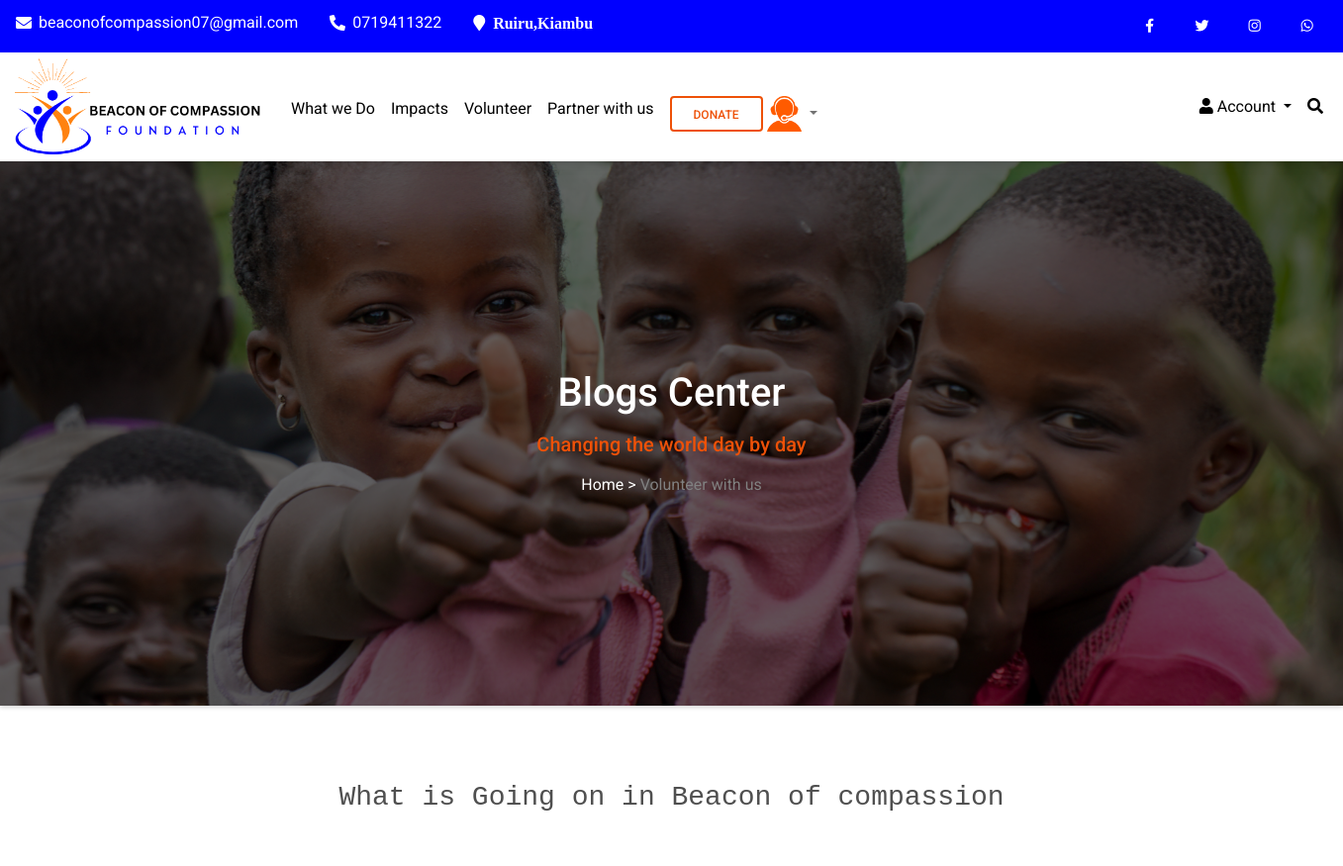
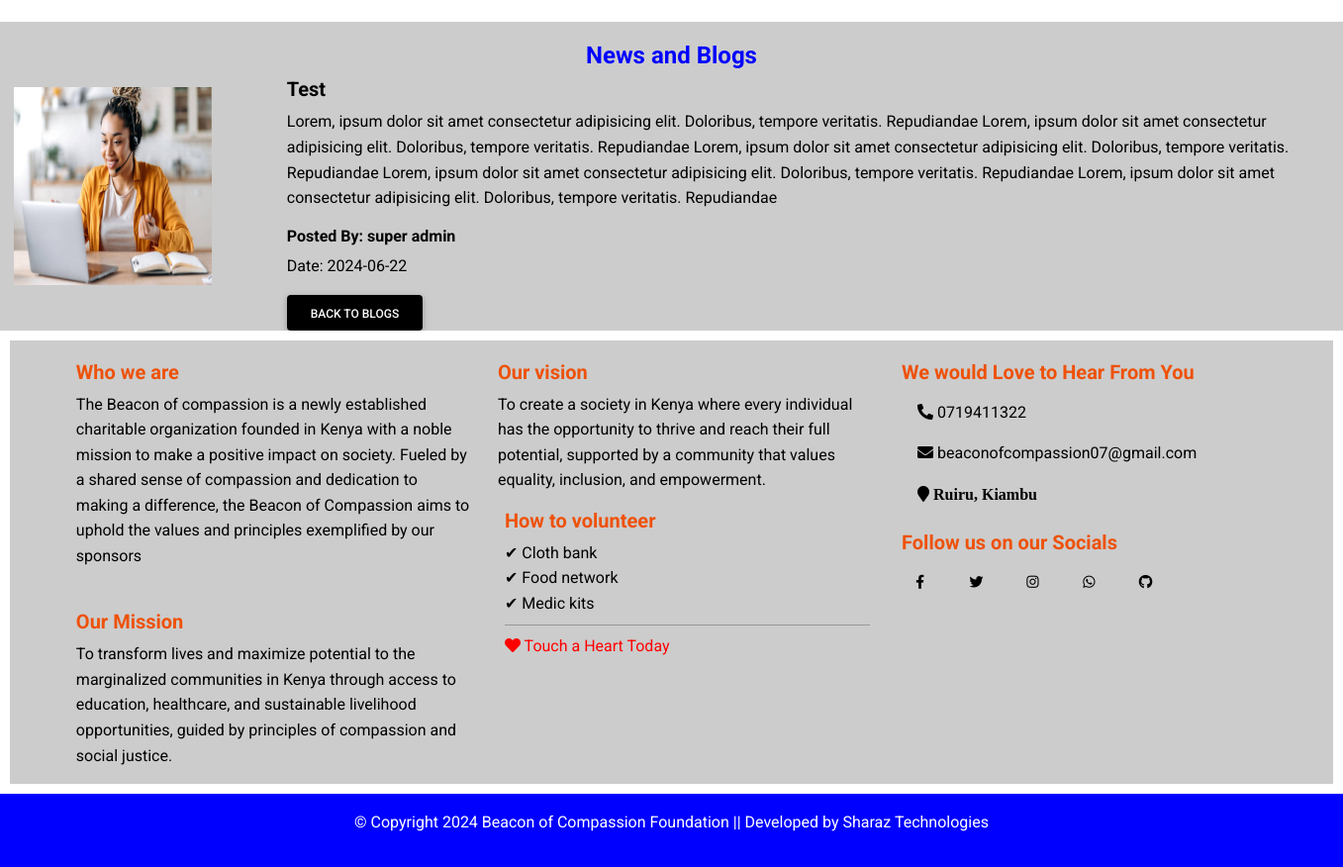
/Site/services/blog.php?blog=5, run on the app's committed database (2 pictures, top to bottom).
### tables this page shows
CREATE TABLE `blogs` (
  `id` int(11) NOT NULL,
  `blogtitle` varchar(100) NOT NULL,
  `dateposted` varchar(100) NOT NULL,
  `bloginfo` varchar(500) NOT NULL,
  `postedby` varchar(100) NOT NULL,
  `blogimage` varchar(100) NOT NULL,
  `ext` varchar(50) NOT NULL
);

### Site/services/blog.php (the view, shortened to what this page needs)
<!DOCTYPE html>
<html lang="en">
  <head>
    <link
      rel="stylesheet"
      href="https://use.fontawesome.com/releases/v5.15.2/css/all.css"
    />
    <link href="https://cdn.jsdelivr.net/npm/bootstrap@5.0.2/dist/css/bootstrap.min.css" rel="stylesheet">
    <link href="../css/cart.css" type="text/css" rel="stylesheet" />
    <link rel="stylesheet" href="../css/styles.css" />
    <link rel="stylesheet" href="../css/extrastyles.css" />
    <link rel="stylesheet" href="../css/modified-styles.css" />
  </head>
  <body>
    <header>
      <?php require_once '../php/includes/header3.php'; ?>
      <div class="slideshow-container">
      <div class="p-5 text-center bg-image shadow-1-strong"
        style="background-image: url('../img/kids.jpg'); height: 550px;">
        <div class="mask" style="background-color: rgba(0, 0, 0, 0.6)">
          <div class="d-flex justify-content-center align-items-center h-100">
            <div class="text-white">
              <h1 class="mb-3">Blogs Center</h1>
              <h5 class="mb-3" style="color:rgb(238, 81, 8);">
                  Changing the world day by day
              <a class="links" style="color:white;" href="index.php">Home</a> > <a class="links quick-link" style="color:grey;" href="volunteer.php">Volunteer with us</a>
            </div>
          </div>
        </div>
      </div>
    </div>
      <br>
    </header>
    <br><br>
    <div class="sharaz-store" style="marging-left:auto;margin-right:auto;display:block;text-align:center;">
      <h3 style="font-family: 'Courier New', Courier, monospace;">What is Going on in Beacon of compassion</h3>
    </div>
    <main class="mt-5">
    <br>
        <div class="news-blogs" style="background-color:rgba(0, 0, 0, 0.2);padding-top:20px;">
          <div class="header"style="margin:auto;display:block;text-align:center;">
            <h4 style="color:blue; font-weight:bolder;">News and Blogs</h4>
          </div>
          <div class="row row-blog" style="overflow:scroll;color:black;">
            <div class="blog">
            <?php
            require_once '../php/includes/config.php';
            $sql="SELECT * FROM blogs where id = '" .$_GET["blog"] . "' ";
            $stmt = $DBH->prepare($sql);
            $stmt->execute();
            while($row = $stmt->fetchObject()) {
            ?>
              <div class="blog-img" style="margin:10px; width:20%">
              <?php if($row->ext == 'mp4'){ ?>
                <video style="width:200px; height:200px;" controls>
                 <source src="<?php echo "../php/Admin/blogs/". "{$row->blogimage}";?>">
                </video>
                <?php }else{?>
                    <img src="<?php echo "../php/Admin/blogs/". "{$row->blogimage}";?>"
                    class="img-fluid" style="width:200px; height:200px;" />
              <?php }?>
              </div>
              <div class="information" style="width:80%;">
              <h5 style="font-weight: bolder;"><?php echo $row->blogtitle ?></h5>
              <p><?php echo $row->bloginfo ?></p>
                  <h6 style="font-weight: bolder;">Posted By: <?php echo $row->postedby ?></h6>
                  <p>Date: <?php echo $row->dateposted ?></p>
                  <a type="submit" name="submit" href="blogs.php"  style="color:white;" class="btn blogbtn">Back To Blogs</a>
              </div>
              <?php }?>
            </div>
          </div>
        </div>
    </main>
    <div class="footer">
     <?php require_once '../php/includes/footer.php'; ?>
    </div>
  </body>
</html>

### Site/css/cart.css (style rules this page uses)
body { font-family: Arial; color: #211a1a; font-size: 0.9em; }

### Site/css/modified-styles.css (style rules this page uses)
.links { color: white; }
.row { display: -ms-flexbox; display: flex; -ms-flex-wrap: wrap; flex-wrap: wrap; padding: 0 4px; }
.blogbtn { background-color: black; color:white; }
.quick-link { color:grey; }

### Site/services/blog.php (style rules this page uses)
.links { color:black; }
.blog { display: flex; }

### data on the page
blogs: blogimage (picture), blogtitle "Test", bloginfo "Lorem, ipsum dolor sit amet consectetur adipisicing elit. Doloribus, tempore veritatis. Repudiandae Lorem, ipsum dolor sit amet consectetur adipisicing elit. Doloribus, tempore veritatis. Repudiandae Lorem, ipsum dolor sit amet consectetur adipisicing elit. Doloribus, tempore veritatis. Repudiandae Lorem, ipsum dolor sit amet consectetur adipisicing elit. Doloribus, tempore veritatis. Repudiandae Lorem, ipsum dolor sit amet consectetur adipisicing elit. Doloribus, tempore veritatis. Repudiandae", postedby "super admin", dateposted "2024-06-22"
